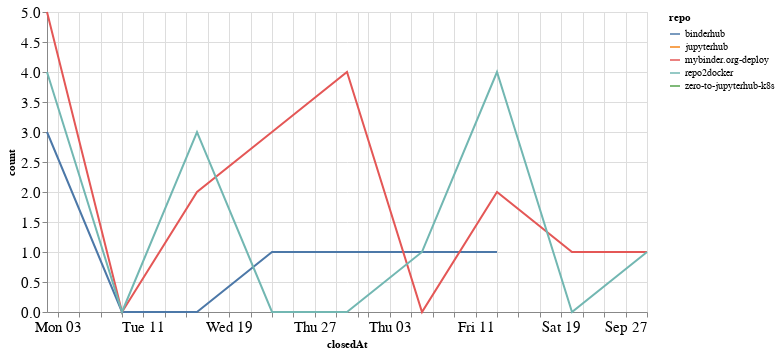

Here is the notebook cell this chart was saved with:
### Code cell
closed_by_time = closed_by.groupby('repo').resample('W', on='closedAt').count()['author'].reset_index()
closed_by_time = closed_by_time.rename(columns={'author': 'count'})

alt.Chart(closed_by_time, width=600).mark_line().encode(
    x='closedAt',
    y='count',
    color='repo',
    tooltip="repo"
)

### Figure 1 — Vega-Lite specification as saved in the notebook (floating-point values rounded to 4 significant figures)
{"config": {"axisLeft": {"labelFontSize": 15}, "axisBottom": {"labelFontSize": 15}}, "data": {"name": "data-8a1b7d7c390c58f679bfa1b29bfa2789"}, "mark": "line", "encoding": {"color": {"type": "nominal", "field": "repo"}, "tooltip": {"type": "nominal", "field": "repo"}, "x": {"type": "temporal", "field": "closedAt"}, "y": {"type": "quantitative", "field": "count"}}, "width": 600, "$schema": "https://vega.github.io/schema/vega-lite/v4.8.1.json", "datasets": {"data-8a1b7d7c390c58f679bfa1b29bfa2789": [{"repo": "binderhub", "closedAt": "2020-08-02T00:00:00", "count": 3}, {"repo": "binderhub", "closedAt": "2020-08-09T00:00:00", "count": 0}, {"repo": "binderhub", "closedAt": "2020-08-16T00:00:00", "count": 0}, {"repo": "binderhub", "closedAt": "2020-08-23T00:00:00", "count": 1}, {"repo": "binderhub", "closedAt": "2020-08-30T00:00:00", "count": 1}, {"repo": "binderhub", "closedAt": "2020-09-06T00:00:00", "count": 1}, {"repo": "binderhub", "closedAt": "2020-09-13T00:00:00", "count": 1}, {"repo": "jupyterhub", "closedAt": "2020-08-16T00:00:00", "count": 1}, {"repo": "mybinder.org-deploy", "closedAt": "2020-08-02T00:00:00", "count": 5}, {"repo": "mybinder.org-deploy", "closedAt": "2020-08-09T00:00:00", "count": 0}, {"repo": "mybinder.org-deploy", "closedAt": "2020-08-16T00:00:00", "count": 2}, {"repo": "mybinder.org-deploy", "closedAt": "2020-08-23T00:00:00", "count": 3}, {"repo": "mybinder.org-deploy", "closedAt": "2020-08-30T00:00:00", "count": 4}, {"repo": "mybinder.org-deploy", "closedAt": "2020-09-06T00:00:00", "count": 0}, {"repo": "mybinder.org-deploy", "closedAt": "2020-09-13T00:00:00", "count": 2}, {"repo": "mybinder.org-deploy", "closedAt": "2020-09-20T00:00:00", "count": 1}, {"repo": "mybinder.org-deploy", "closedAt": "2020-09-27T00:00:00", "count": 1}, {"repo": "repo2docker", "closedAt": "2020-08-02T00:00:00", "count": 4}, {"repo": "repo2docker", "closedAt": "2020-08-09T00:00:00", "count": 0}, {"repo": "repo2docker", "closedAt": "2020-08-16T00:00:00", "count": 3}, {"repo": "repo2docker", "closedAt": "2020-08-23T00:00:00", "count": 0}, {"repo": "repo2docker", "closedAt": "2020-08-30T00:00:00", "count": 0}, {"repo": "repo2docker", "closedAt": "2020-09-06T00:00:00", "count": 1}, {"repo": "repo2docker", "closedAt": "2020-09-13T00:00:00", "count": 4}, {"repo": "repo2docker", "closedAt": "2020-09-20T00:00:00", "count": 0}, {"repo": "repo2docker", "closedAt": "2020-09-27T00:00:00", "count": 1}, {"repo": "zero-to-jupyterhub-k8s", "closedAt": "2020-08-16T00:00:00", "count": 1}]}}
